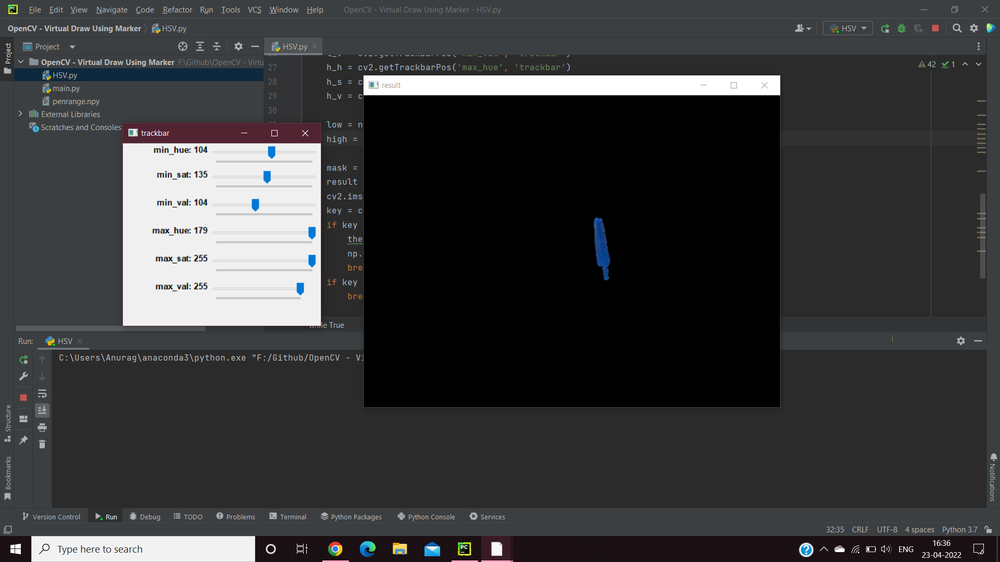
#> input picture images/1.png, 1000 x 562 px, shrunk from 1920 x 1080 before the run, given in place of the camera
$ python main.py
#> lines starting #> are read from the running program, lines starting #| are printed output that depends on the picture; after the words box and inside, x2 and y2 are one past the last pixel; in counts of white or black regions, pixels touching at a corner belong together
import cv2
import numpy as np


class drawingCanvas():
    def __init__(self):
        self.penrange = np.load('penrange.npy')
#> (reads penrange.npy from the repository)
        self.cap = cv2.VideoCapture(0)
        self.canvas = None
        self.x1, self.y1 = 0, 0  # initial pos of pen
        self.val = 1  # To toggle b/w pen and eraser
        self.draw()


    def draw(self):
        while True:
            _, self.frame = self.cap.read()
#> self.frame is the input picture: shape (562, 1000, 3); mean B, G, R 57.6, 56.6, 56.2
            self.frame = cv2.flip(self.frame, 1)
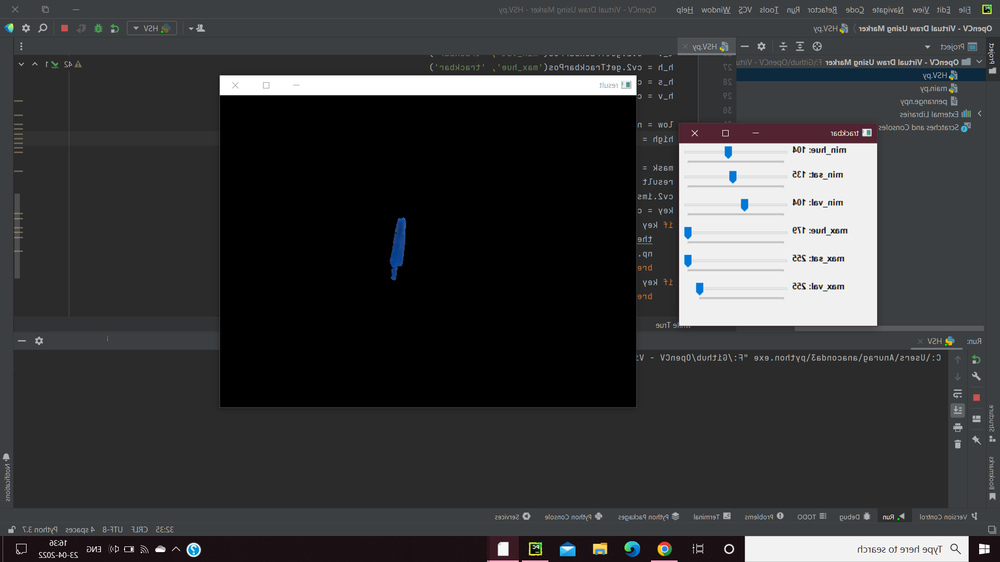
#> self.frame: shape (562, 1000, 3); mean B, G, R 57.6, 56.6, 56.2

            if self.canvas is None:
                self.canvas = np.zeros_like(self.frame)

            mask = self.CreateMask()
            contours = self.ContourDetect(mask)
            self.drawLine(contours)
            self.display()
            k = cv2.waitKey(1) & 0xFF  # wait for keyboard input
            self.takeAction(k)

            if k == 27:
                break


    def CreateMask(self):
        hsv = cv2.cvtColor(self.frame, cv2.COLOR_BGR2HSV)
#> hsv: shape (562, 1000, 3); mean H, S, V 39.2, 13.3, 58.6
        lower_range = self.penrange[0]
        upper_range = self.penrange[1]
        mask = cv2.inRange(hsv, lower_range, upper_range)
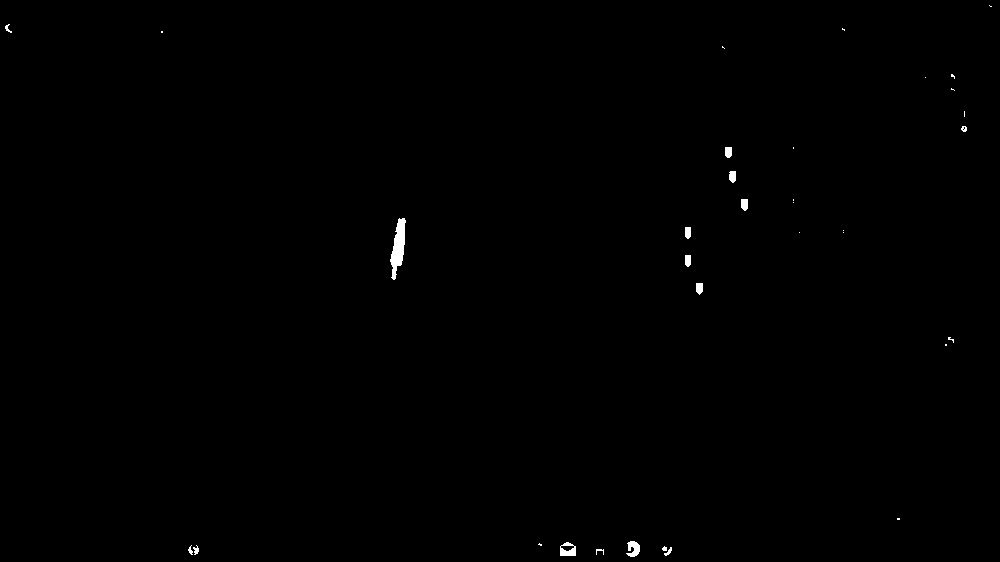
#> mask: shape (562, 1000); 0.27% white; 34 white regions (19 under 20 px)
        return mask


    def ContourDetect(self, mask):
        contours, hierarchy = cv2.findContours(mask, cv2.RETR_EXTERNAL, cv2.CHAIN_APPROX_SIMPLE)
#> contours = 34 contours, 23 with area under 20; largest, box (x1, y1, x2, y2) and area: (390, 218, 406, 280) 479, (560, 542, 576, 556) 168, (626, 541, 640, 557) 119, (741, 199, 748, 211) 60, (729, 171, 736, 183) 58
        return contours


    def drawLine(self, contours):
        if contours and cv2.contourArea(max(contours, key=cv2.contourArea)) > 100:
            c = max(contours, key=cv2.contourArea)
#> c = contour of 58 points, box (x1, y1, x2, y2) (390, 218, 406, 280), area 479
            x2, y2, w, h = cv2.boundingRect(c)
#> x2 = 390; y2 = 218; w = 16; h = 62

            if self.x1 == 0 and self.y1 == 0:
                self.x1, self.y1 = x2, y2
#> self.x1 = 390; self.y1 = 218
            else:
                self.canvas = cv2.line(self.canvas, (self.x1, self.y1), (x2, y2), [255 * self.val, 0, 0], 10)

            self.x1, self.y1 = x2, y2
        else:
            self.x1, self.y1 = 0, 0


    def display(self):
        self.frame = cv2.add(self.frame, self.canvas)
        cv2.imshow('frame', self.frame)
        cv2.imshow('canvas', self.canvas)
#> (key e is pressed here)

    def takeAction(self, k):
        if k == ord('c'):
            self.canvas = None  # When c is pressed clear the entire canvas
        if k == ord('e'):
            self.val = int(not self.val)  # press e to change between eraser mode and writing mode


if __name__ == '__main__':
    drawingCanvas()

cv2.destroyAllWindows()
